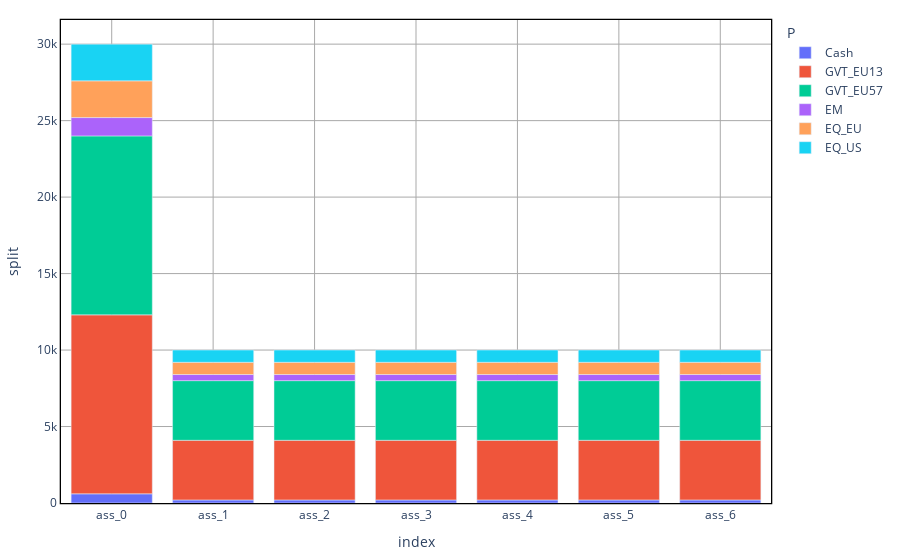

Write notebook code for a chart like this one.
### Code cell
#AssetPerETF
AssetPerETF = {}

for a in A:
    Asset_ap = np.sum(Assets_l[a], axis = 0) + Assets_end[a] 
    AssetPerETF[a] = {P[p]:Asset_ap[p] for p in np.arange(len(P))}

AssetPerETF = pd.DataFrame(AssetPerETF).transpose().reset_index()
AssetPerETF = AssetPerETF.melt(id_vars=['index'], var_name='P', value_name='split')
plt = px.bar(AssetPerETF, x="index", y = "split", color = "P" )
plt = standardized_chart(plt)
#AssetPerETF.plot.bar(stacked = True, figsize = (15,10))
plt.show()

### Figure 1 — Plotly figure (JSON) as saved in the notebook; plotly's stock layout.template omitted (floating-point values rounded to 4 significant figures)
{"data": [{"alignmentgroup": "True", "hovertemplate": "P=Cash<br>index=%{x}<br>split=%{y}<extra></extra>", "legendgroup": "Cash", "marker": {"color": "#636efa"}, "name": "Cash", "offsetgroup": "Cash", "orientation": "v", "showlegend": true, "textposition": "auto", "type": "bar", "x": ["ass_0", "ass_1", "ass_2", "ass_3", "ass_4", "ass_5", "ass_6"], "xaxis": "x", "y": [600, 200, 200, 200, 200, 200, 200], "yaxis": "y"}, {"alignmentgroup": "True", "hovertemplate": "P=GVT_EU13<br>index=%{x}<br>split=%{y}<extra></extra>", "legendgroup": "GVT_EU13", "marker": {"color": "#EF553B"}, "name": "GVT_EU13", "offsetgroup": "GVT_EU13", "orientation": "v", "showlegend": true, "textposition": "auto", "type": "bar", "x": ["ass_0", "ass_1", "ass_2", "ass_3", "ass_4", "ass_5", "ass_6"], "xaxis": "x", "y": [11700, 3900, 3900, 3900, 3900, 3900, 3900], "yaxis": "y"}, {"alignmentgroup": "True", "hovertemplate": "P=GVT_EU57<br>index=%{x}<br>split=%{y}<extra></extra>", "legendgroup": "GVT_EU57", "marker": {"color": "#00cc96"}, "name": "GVT_EU57", "offsetgroup": "GVT_EU57", "orientation": "v", "showlegend": true, "textposition": "auto", "type": "bar", "x": ["ass_0", "ass_1", "ass_2", "ass_3", "ass_4", "ass_5", "ass_6"], "xaxis": "x", "y": [11700, 3900, 3900, 3900, 3900, 3900, 3900], "yaxis": "y"}, {"alignmentgroup": "True", "hovertemplate": "P=EM<br>index=%{x}<br>split=%{y}<extra></extra>", "legendgroup": "EM", "marker": {"color": "#ab63fa"}, "name": "EM", "offsetgroup": "EM", "orientation": "v", "showlegend": true, "textposition": "auto", "type": "bar", "x": ["ass_0", "ass_1", "ass_2", "ass_3", "ass_4", "ass_5", "ass_6"], "xaxis": "x", "y": [1200, 400, 400, 400, 400, 400, 400], "yaxis": "y"}, {"alignmentgroup": "True", "hovertemplate": "P=EQ_EU<br>index=%{x}<br>split=%{y}<extra></extra>", "legendgroup": "EQ_EU", "marker": {"color": "#FFA15A"}, "name": "EQ_EU", "offsetgroup": "EQ_EU", "orientation": "v", "showlegend": true, "textposition": "auto", "type": "bar", "x": ["ass_0", "ass_1", "ass_2", "ass_3", "ass_4", "ass_5", "ass_6"], "xaxis": "x", "y": [2400, 800, 800, 800, 800, 800, 800], "yaxis": "y"}, {"alignmentgroup": "True", "hovertemplate": "P=EQ_US<br>index=%{x}<br>split=%{y}<extra></extra>", "legendgroup": "EQ_US", "marker": {"color": "#19d3f3"}, "name": "EQ_US", "offsetgroup": "EQ_US", "orientation": "v", "showlegend": true, "textposition": "auto", "type": "bar", "x": ["ass_0", "ass_1", "ass_2", "ass_3", "ass_4", "ass_5", "ass_6"], "xaxis": "x", "y": [2400, 800, 800, 800, 800, 800, 800], "yaxis": "y"}], "layout": {"barmode": "relative", "legend": {"title": {"text": "P"}, "tracegroupgap": 0}, "margin": {"b": 20, "l": 20, "r": 20, "t": 20}, "paper_bgcolor": "white", "plot_bgcolor": "white", "showlegend": true, "xaxis": {"anchor": "y", "domain": [0, 1], "gridcolor": "darkgray", "gridwidth": 1, "linecolor": "black", "linewidth": 1.3, "mirror": true, "showgrid": true, "showline": true, "title": {"text": "index"}}, "yaxis": {"anchor": "x", "domain": [0, 1], "gridcolor": "darkgray", "gridwidth": 1, "linecolor": "black", "linewidth": 1.3, "mirror": true, "showgrid": true, "showline": true, "title": {"text": "split"}}}}
